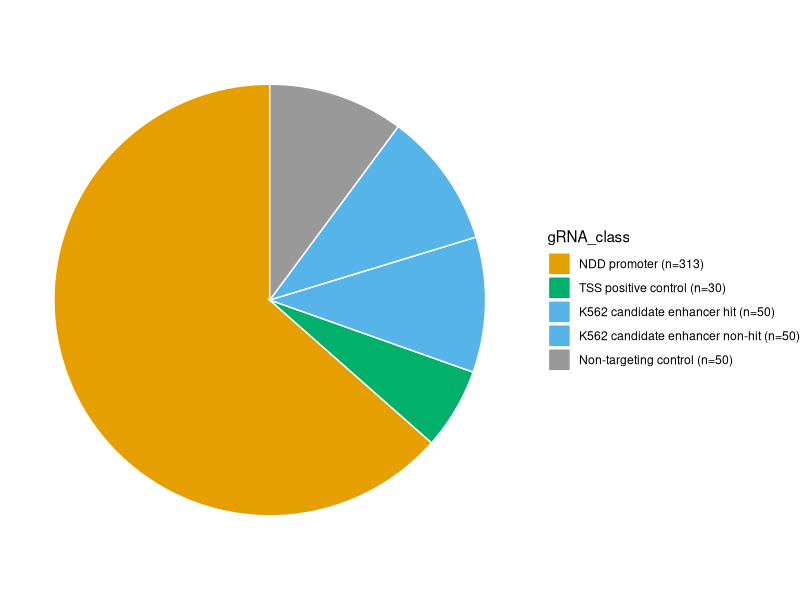

Here is the R script that generated this plot:
##Loading required libraries

library(tidyverse)


# Create Data on gRNA categories for pie chart

data <- data.frame(
  gRNA_class=as.factor(c("NDD promoter (n=313)", "TSS positive control (n=30)", "K562 candidate enhancer hit (n=50)", "K562 candidate enhancer non-hit (n=50)", "Non-targeting control (n=50)")),
  value=c(313, 30, 50, 50, 50))

data$gRNA_class <- factor(data$gRNA_class, levels = c("NDD promoter (n=313)", "TSS positive control (n=30)", "K562 candidate enhancer hit (n=50)", "K562 candidate enhancer non-hit (n=50)", "Non-targeting control (n=50)"))
data$gRNA_class

# Piechart
ggplot(data, aes(x="", y=value, fill=gRNA_class)) +
  geom_bar(stat="identity", width=1, color="white") +
  scale_fill_manual(values = c("#E69F00", "#00B06B", "#56B4E9", "#56B4E9", "#999999")) +
  coord_polar("y", start=0) +
  theme_void() # remove background, grid, numeric labels
